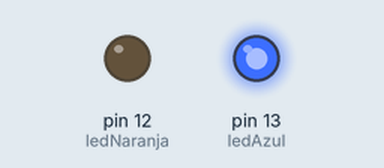
Bench run of a sketch on a simulated Arduino Uno, built with avr-gcc and run on an emulated ATmega328P. On the bench: output pins drawn as LEDs (lit = HIGH).

Above: at 0.1 s.
At 1.7 s:
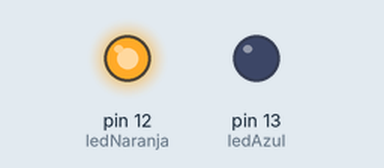
At 6.7 s:
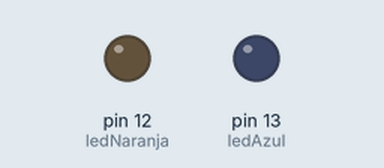
Timing chart, 0 to 9.4 s (numbered marks = the images above):
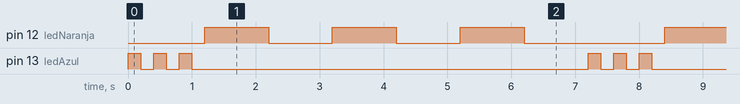

Measured:
- by itself, pin 12 (ledNaranja): repeats every 7.2 s: 2 × (LOW 1.0 s, HIGH 1.0 s), LOW 2.2 s, HIGH 1.0 s
- by itself, pin 13 (ledAzul): repeats every 7.2 s: 2 × (LOW 0.20 s, HIGH 0.20 s), LOW 6.2 s, HIGH 0.20 s
- by itself, everything shown: repeats every 7.2 s, in 12 steps

The sketch:

app.ino
```cpp
//zona de declaracion
int ledAzul = 13;
int ledNaranja  = 12;
int pausa = 200;

void setup() {
  // put your setup code here, to run once:
  pinMode(ledAzul, OUTPUT);
  pinMode(ledNaranja, OUTPUT);
}

void loop() {
  // put your main code here, to run repeatedly:
  parpadeo(pausa,3, ledAzul);
  parpadeo(pausa * 5, 3, ledNaranja);
}

void parpadeo(int dato, int cant, int led){
  for (int i = 0 ; i < cant ; i++){
    digitalWrite(led, HIGH);
    delay(dato);
    digitalWrite(led, LOW);
    delay(dato);
  }
}
```
